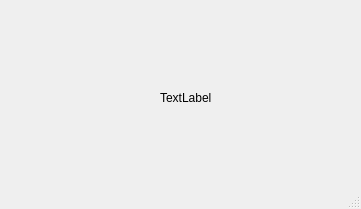
<?xml version="1.0" encoding="UTF-8"?>
<ui version="4.0">
 <class>MainWindow</class>
 <widget class="QMainWindow" name="MainWindow">
  <property name="geometry">
   <rect>
    <x>0</x>
    <y>0</y>
    <width>361</width>
    <height>209</height>
   </rect>
  </property>
  <property name="windowTitle">
   <string>MainWindow</string>
  </property>
  <widget class="QWidget" name="centralwidget">
   <widget class="QLabel" name="label">
    <property name="geometry">
     <rect>
      <x>160</x>
      <y>90</y>
      <width>121</width>
      <height>16</height>
     </rect>
    </property>
    <property name="text">
     <string>TextLabel</string>
    </property>
   </widget>
  </widget>
  <widget class="QMenuBar" name="menubar">
   <property name="geometry">
    <rect>
     <x>0</x>
     <y>0</y>
     <width>361</width>
     <height>21</height>
    </rect>
   </property>
  </widget>
  <widget class="QStatusBar" name="statusbar"/>
 </widget>
 <resources/>
 <connections/>
</ui>
